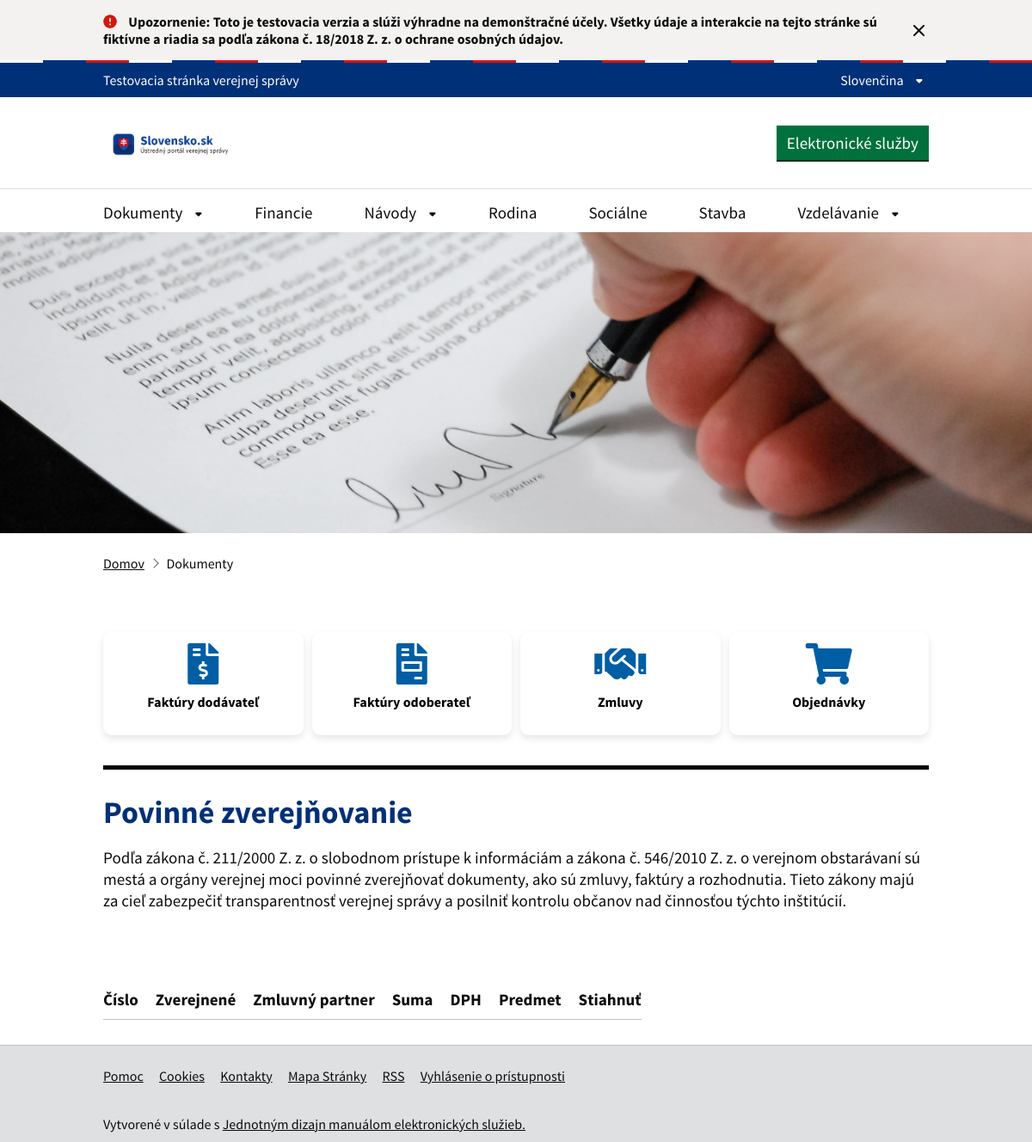
Screenshot of /dokumenty/ with the database file from the repository.
### MainPage/models.py (models this page shows, shortened)
class Category(models.Model):
    name = models.CharField(max_length=100, unique=True, db_index=True)
    class Meta:
        verbose_name = 'Category'
        verbose_name_plural = 'Categories'
        ordering = ['name']  # Poradie podľa názvu kategórie

### DocumentPage/views.py (the view)
# urls.py: path('', views.document_list, name='document-list'),
def document_list(request):
    categories = Category.objects.all()
    context = {
        'categories': categories,
    }
    return render(request, 'DocumentPage/documents.html', context)

### DocumentPage/templates/DocumentPage/documents.html (shortened to what this page needs)
<!DOCTYPE html>
<html lang="sk" class="govuk-template app-no-canvas-background">
<head>
    {% load static %}
    {% load widget_tweaks %}
    <link rel="stylesheet" href="{% static 'MainPage/idsk-frontend-2.11.0.min.css'%}">
    <link rel="stylesheet" href="{% static 'AdminPage/style.css'%}">
    <link rel="stylesheet" href="https://code.jquery.com/ui/1.12.1/themes/base/jquery-ui.css">
</head>
<body class="govuk-template__body ">
    <header class="idsk-header-web " data-module="idsk-header-web">
        <div class="idsk-header-web__scrolling-wrapper">
          <div class="idsk-header-web__banner idsk-header-web__banner--warning">
            <div class="govuk-width-container">
              <div class="govuk-grid-row">
                <div class="govuk-grid-column-full">
                  <div class="govuk-body-s idsk-header-web__banner-title">
                    <div class="idsk-header-web__warning-icon"></div>
                    Upozornenie: Toto je testovacia verzia a slúži výhradne na demonštračné účely. Všetky údaje a interakcie
                    na tejto stránke sú fiktívne a riadia sa podľa zákona č. 18/2018 Z. z. o ochrane osobných údajov.
                  </div>
                  <button class="idsk-header-web__banner-close" aria-label="Zavrieť banner"><span
                      class="idsk-header-web__menu-close"></span></button>
                </div>
              </div>
            </div>
          </div>
          <div class="idsk-header-web__tricolor"></div>
          <div class="idsk-header-web__brand ">
            <div class="govuk-width-container">
              <div class="govuk-grid-row">
                <div class="govuk-grid-column-full">
                  <div class="idsk-header-web__brand-gestor">
                    <span class="govuk-body-s idsk-header-web__brand-gestor-text">
                      Testovacia stránka verejnej správy
                    </span>
                  </div>
                  <div class="idsk-header-web__brand-language">
                    <button class="idsk-header-web__brand-language-button" aria-label="Rozbaliť jazykové menu"
                      aria-expanded="false" data-text-for-hide="Skryť jazykové menu"
                      data-text-for-show="Rozbaliť jazykové menu">
                      Slovenčina
                      <span class="idsk-header-web__link-arrow"></span>
                    </button>
                  </div>
                </div>
              </div>
            </div>
          </div>
          <div class="idsk-header-web__main">
            <div class="govuk-width-container">
              <div class="govuk-grid-row">
                <div class="govuk-grid-column-full govuk-grid-column-one-third-from-desktop">
                  <div class="idsk-header-web__main-headline">
                    <a href="/" title="Odkaz na úvodnú stránku">
                      <img src="{%static 'MainPage/assets/images/slovenskosk.png'%}" alt="ID-SK Frontend"
                        class="idsk-header-web__main-headline-logo">
                    </a>
                  </div>
                </div>
                <div class="govuk-grid-column-two-thirds">
                  <div class="idsk-header-web__main-action">
                    <div class="idsk-header-web__main--buttons">
                      <button type="button" class="idsk-button idsk-header-web__main--login-logoutbtn" data-module="idsk-button">
                        Elektronické služby
                      </button>
                    </div>
                  </div>
                </div>
              </div>
            </div>
          </div>
          <div class="idsk-header-web__nav idsk-header-web__nav--mobile ">
            <div class="govuk-width-container">
              <div class="govuk-grid-row">
                <div class="govuk-grid-column-full">
                 <nav class="">
                  <ul class="idsk-header-web__nav-list" aria-label="Hlavná navigácia">
                      {% for category in categories %}
                      <li class="idsk-header-web__nav-list-item">
                          {% if category.subcategories.all %}
                          <a class="govuk-link idsk-header-web__nav-list-item-link" href="#"
                              title="{{ category.name }}" aria-label="Rozbaliť {{ category.name }} menu"
                              aria-expanded="false" data-text-for-hide="Zavrieť {{ category.name }} menu"
                              data-text-for-show="Rozbaliť {{ category.name }} menu">
                              {{ category.name }}
                              <div class="idsk-header-web__link-arrow"></div>
                          </a>
                          {% else %}
                          <a class="govuk-link idsk-header-web__nav-list-item-link"
                          href ="/kategoria/kat={{ category.id|slugify }}/zivotna=null/komu=null/oddelenie=null/text=null" title="{{ category.name }}">
                            {{ category.name}}
                          </a>
                          {% endif %}
                      </li>
                      {% endfor %}
                  </ul>
              </nav>
                </div>
              </div>
            </div>
          </div>
        </div>
      </header>
        <div class="px-4 py-5 my-5 text-center" style="
        background-image: url('/static/MainPage/assets/images/document.jpg?width=3440;height=840');
        background-position: center;
        background-size: cover;
        background-repeat: no-repeat;
        width: 100vw;
        height: 350px;
        margin-left: calc(-50vw + 50%);
        position: relative;
       ">
        </div>
        <div class="govuk-width-container">
            <div class="govuk-breadcrumbs">
                <ol class="govuk-breadcrumbs__list">
                    <li class="govuk-breadcrumbs__list-item">
                        <a class="govuk-breadcrumbs__link" href="/">Domov</a>
                    </li>
                    <li class="govuk-breadcrumbs__list-item" aria-current="page">Dokumenty</li>
                </ol>
            </div>
        <div class="govuk-width-container">
            <main class="govuk-main-wrapper govuk-main-wrapper--auto-spacing" id="main-content">
                <div class="govuk-grid-row" style="display: flex; flex-wrap: wrap; margin-right: -5px; margin-left: -5px;" >
                  <a href="#" class="card" data-document-type-id="1">
                    <i class="fas fa-file-invoice-dollar"></i>
                    <p>Faktúry dodávateľ</p>
                  </a>
                  <a href="#" class="card" data-document-type-id="2">
                    <i class="fas fa-file-invoice"></i>
                    <p>Faktúry odoberateľ</p>
                  </a>
                  <a href="#" class="card" data-document-type-id="4">
                    <i class="fas fa-handshake"></i>
                    <p>Zmluvy</p>
                  </a>
                  <a href="#" class="card" data-document-type-id="3">
                    <i class="fas fa-shopping-cart"></i>
                    <p>Objednávky</p>
                  </a>
                  </div>
                <hr class="idsk-hr-separator govuk-!-margin-bottom-6">
                <div data-module="idsk-table" id="priklad-3">
                    <div class="idsk-table__heading">
                        <div>
                            <h2 class="govuk-heading-l govuk-!-margin-bottom-4">Povinné zverejňovanie</h2>
                            <p class="govuk-body">Podľa zákona č. 211/2000 Z. z. o slobodnom prístupe k informáciám a zákona č. 546/2010 Z. z. o verejnom obstarávaní sú mestá a orgány verejnej moci povinné zverejňovať dokumenty, ako sú zmluvy, faktúry a rozhodnutia. Tieto zákony majú za cieľ zabezpečiť transparentnosť verejnej správy a posilniť kontrolu občanov nad činnosťou týchto inštitúcií.</p>
                        </div>
                          </div>
                        </div>
                    </div>
                <table class="idsk-table" style="margin-top:20px">
                    <thead class="govuk-table__head">
                        <tr class="govuk-table__row">
                            <th class="govuk-table__header">Číslo</th>
                            <th class="govuk-table__header">Zverejnené</th>
                            <th class="govuk-table__header">Zmluvný partner</th>
                            <th class="govuk-table__header">Suma</th>
                            <th class="govuk-table__header">DPH</th>
                            <th class="govuk-table__header">Predmet</th>
                            <th class="govuk-table__header">Stiahnuť</th>
                        </tr>
                    </thead>
                </table>
        </div>
    <div data-module="idsk-footer-extended">
        <footer class="idsk-footer-extended  ">
            <div class="idsk-footer-extended-main-content">
                <div class="govuk-width-container">
                    <div class="govuk-grid-column-full">
                        <div class="idsk-footer-extended-description-panel">
                            <div class="idsk-footer-extended-meta-item">
                                <ul class="idsk-footer-extended-inline-list ">
                                    <li class="idsk-footer-extended-inline-list-item">
                                        <a class="govuk-link" title="Pomoc" href="#">
                                            Pomoc
                                        </a>
                                    </li>
                                    <li class="idsk-footer-extended-inline-list-item">
                                        <a class="govuk-link" title="Cookies" href="#">
                                            Cookies
                                        </a>
                                    </li>
                                    <li class="idsk-footer-extended-inline-list-item">
                                        <a class="govuk-link" title="Kontakty" href="#">
                                            Kontakty
                                        </a>
                                    </li>
                                    <li class="idsk-footer-extended-inline-list-item">
                                        <a class="govuk-link" title="Mapa Stránky" href="#">
                                            Mapa Stránky
                                        </a>
                                    </li>
                                    <li class="idsk-footer-extended-inline-list-item">
                                        <a class="govuk-link" title="RSS" href="#">
                                            RSS
                                        </a>
                                    </li>
                                    <li class="idsk-footer-extended-inline-list-item">
                                        <a class="govuk-link" title="Vyhlásenie o prístupnosti" href="#">
                                            Vyhlásenie o prístupnosti
                                        </a>
                                    </li>
                                </ul>
                            </div>
                            <div class="govuk-grid-column-two-thirds idsk-footer-extended-info-links">
                                <p class="idsk-footer-extended-frame">Vytvorené v súlade s
                                    <a class="govuk-link" title="Jednotným dizajn manuálom elektronických služieb."
                                        href="#">
                                        Jednotným dizajn manuálom elektronických služieb.
                                    </a>
                                </p>
                            </div>
                        </div>
                    </div>
                </div>
            </div>
        </footer>
    </div>
</body>
</html>

### AdminPage/static/AdminPage/style.css (style rules this page uses)
body { overflow-x: hidden; }
h2 { color: #003078 !important; }
.card { text-size-adjust: 100%; font-family: "Source Sans Pro", sans-serif; font-size: 100%; padding: 0 15px; width: 100%; box-sizing: border-box; margin-bottom: 30px; transition: 0.3s all ease; justify-content: center; align-items: center; text-align: center; margin-top: 20px; }
@media (min-width: 768px) { .card { width: 50%; } }
@media (min-width: 1025px) { .card { width: 25%; float: left; } }

### DocumentPage/templates/DocumentPage/documents.html (style rules this page uses)
.card { display: flex; flex-direction: column; align-items: center; justify-content: center; background-color: #fff; border: none; box-shadow: 0px 4px 8px rgba(0, 0, 0, 0.1); border-radius: 10px; padding: 20px; width: 240px; height: 120px; text-align: center; font-size: 16px; text-decoration: none; color: #000; transition: transform 0.2s; box-sizing: border-box; margin: 5px; flex: 0 1 calc(25% - 10px); }
.card i { font-size: 3em; color: #005ea5; }
.card p { font-weight: bold; margin-top: 10px; }
@media (min-width: 992px) { .card { flex: 0 1 calc(25% - 10px); } }

### rows the page displays
Category: name "Dokumenty"
Category: name "Financie"
Category: name "Návody"
Category: name "Rodina"
Category: name "Sociálne"
Category: name "Stavba"
Category: name "Vzdelávanie"
